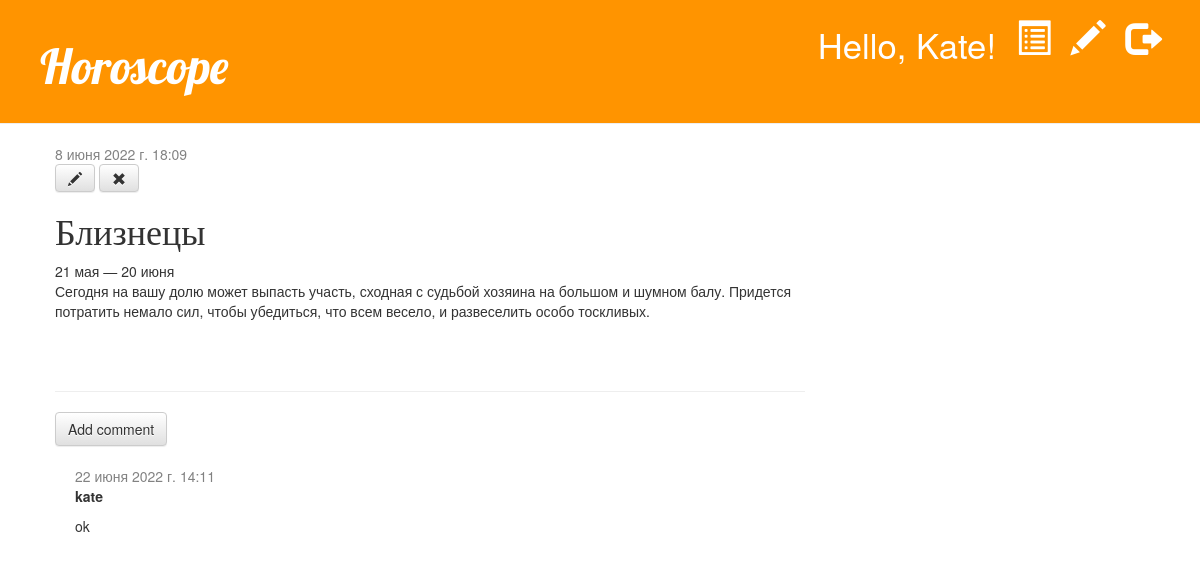
The app's page /post/3/ (signed in) with its own data.
### blog/models.py (models this page shows, shortened)
class Post(models.Model):
    author = models.ForeignKey(settings.AUTH_USER_MODEL, on_delete=models.CASCADE)
    title = models.CharField(max_length=200)
    text = models.TextField()
    created_date = models.DateTimeField(default=timezone.now)
    published_date = models.DateTimeField(blank=True, null=True)

class Comment(models.Model):
    post = models.ForeignKey('blog.Post', on_delete=models.CASCADE, related_name='comments')
    author = models.CharField(max_length=200)
    text = models.TextField()
    created_date = models.DateTimeField(default=timezone.now)
    approved_comment = models.BooleanField(default=False)

### blog/views.py (the view)
# urls.py: path('post/<int:pk>/', views.post_detail, name='post_detail'),
@login_required
def post_detail(request, pk):
    post = get_object_or_404(Post, pk=pk)
    return render(request, 'blog/post_detail.html', {'post': post})

### templates/blog/post_detail.html (shortened to what this page needs)
{% extends 'blog/base.html' %}
{% block content %}
    <div class="post">
        {% if post.published_date %}
            <div class="date">
                {{ post.published_date }}
            </div>
        {% else %}
            <a class="btn btn-default" href="{% url 'post_publish' pk=post.pk %}">Publish</a>
        {% endif %}
        {% if user.is_authenticated %}
            <a class="btn btn-default" href="{% url 'post_edit' pk=post.pk %}"><span class="glyphicon glyphicon-pencil"></span></a>
            <a class="btn btn-default" href="{% url 'post_remove' pk=post.pk %}"><span class="glyphicon glyphicon-remove"></span></a>
        {% endif %}
        <h1>{{ post.title }}</h1>
        <p>{{ post.text|linebreaksbr }}</p>
    </div>
    <hr>
    <a class="btn btn-default" href="{% url 'add_comment_to_post' pk=post.pk %}">Add comment</a>
    {% for comment in post.comments.all %}
        {% if user.is_authenticated or comment.approved_comment %}
        <div class="comment">
            <div class="date">
                {{ comment.created_date }}
            </div>
            <strong>{{ comment.author }}</strong>
            <p>{{ comment.text|linebreaks }}</p>
        </div>
        {% endif %}
    {% empty %}
        <p>No comments here yet :(</p>
    {% endfor %}
{% endblock %}

### templates/blog/base.html (shortened to what this page needs)
{% load static %}
<html>
    <head>
        <link rel="stylesheet" href="//maxcdn.bootstrapcdn.com/bootstrap/3.2.0/css/bootstrap.min.css">
        <link rel="stylesheet" href="//maxcdn.bootstrapcdn.com/bootstrap/3.2.0/css/bootstrap-theme.min.css">
        <link rel="stylesheet" href="{% static 'css/blog.css' %}">
    </head>
    <body>
        <div class="page-header">
            {% if user.is_authenticated %}
                <a href="{% url 'logout' %}" class="top-menu"><span title='Log out' class="glyphicon glyphicon-log-out"></span></a>
                <a href="{% url 'post_new' %}" class="top-menu"><span title='New post' class="glyphicon glyphicon-pencil"></span></a>
                <a href="{% url 'post_draft_list' %}" class="top-menu"><span title='Draft' class="glyphicon glyphicon-list-alt"></span></a>
                <p class="top-menu">Hello, {{ user.username }}! </p>
            {% else %}
                <a href="{% url 'login' %}" class="top-menu"><span class="glyphicon glyphicon-lock"></span></a>
            {% endif %}
            <h1><a href="/">Horoscope</a></h1>
        </div>
        <div class="content container">
            <div class="row">
                <div class="col-md-8">
                {% block content %}
                {% endblock %}
                </div>
            </div>
        </div>
    </body>
</html>

### blog/static/css/blog.css (style rules this page uses)
.page-header { background-color: #ff9400; margin-top: 0; padding: 20px 20px 20px 40px; }
.page-header h1, .page-header h1 a, .page-header h1 a:visited, .page-header h1 a:active { color: #ffffff; font-size: 36pt; text-decoration: none; }
.content { margin-left: 40px; }
h1, h2, h3, h4 { font-family: 'Lobster', cursive; }
.date { color: #828282; }
.top-menu, .top-menu:hover, .top-menu:visited { color: #ffffff; float: right; font-size: 26pt; margin-right: 20px; }
.post { margin-bottom: 70px; }
.comment { margin: 20px 0px 20px 20px; }

### records on screen
Post: published_date "8 июня 2022 г. 18:09", title "Близнецы", text "21 мая — 20 июня Сегодня на вашу долю может выпасть участь, сходная с судьбой хозяина на большом и шумном балу. Придется потратить немало сил, чтобы убедиться, что всем весело, и развеселить особо тоскливых."
Comment: created_date "22 июня 2022 г. 14:11", author "kate", text "ok"

### other values on screen
{{ user.username }} "Kate"
